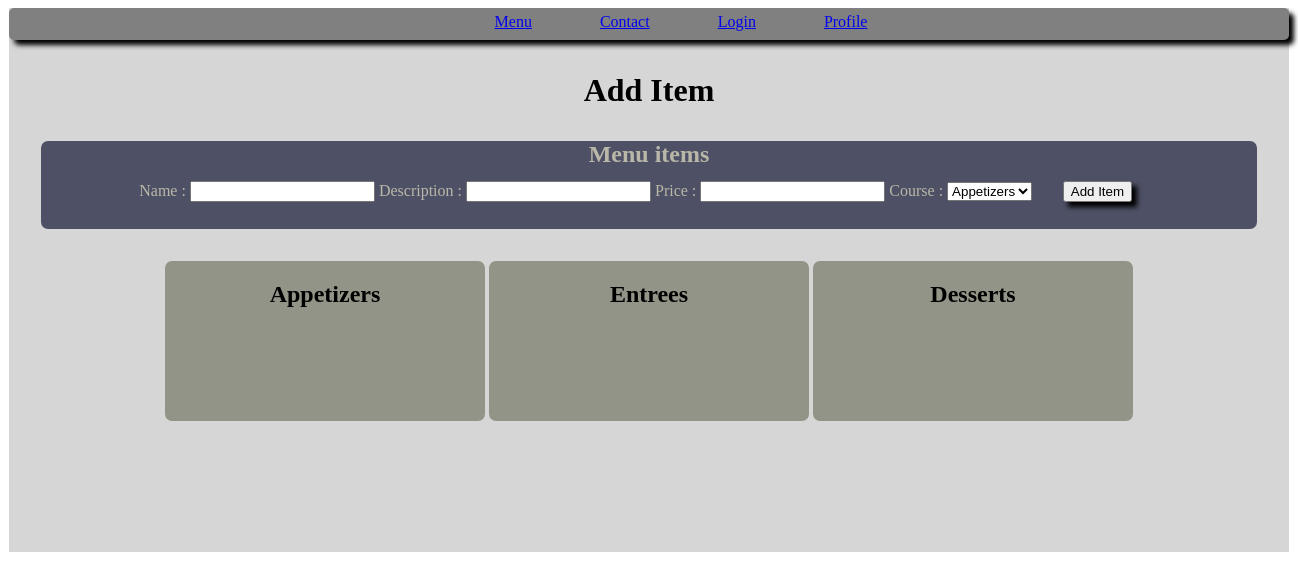
Page /add_food on the earlier database version.
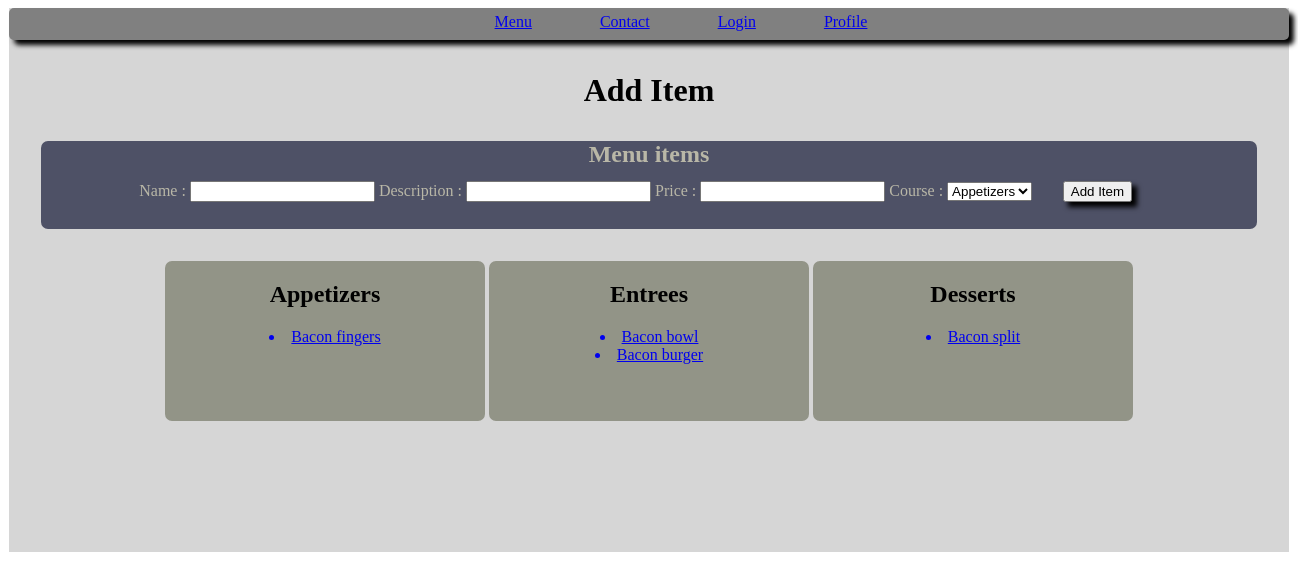
Same page on the later database version.
### group_app/models.py (models this page shows)
class Item(models.Model):
    course = models.CharField(max_length=45)
    name = models.CharField(max_length=50)
    desc = models.TextField(max_length=100)
    price = models.FloatField()
    made_by = models.ManyToManyField(User, related_name="made_items")
    created_at = models.DateTimeField(auto_now_add=True)
    updated_at = models.DateTimeField(auto_now=True)
    objects = ItemManager()

### group_app/views.py (the view)
# urls.py: path('add_food',views.add_food),
def add_food(request):
    items=Item.objects.all()
    context={
        "items":items,
    }
    return render(request,'add_food.html',context)

### group_app/templates/add_food.html (shortened to what this page needs)
<!DOCTYPE html>
<html lang="en">
<head>
    {%load static%}
    <link rel="stylesheet" href="{% static 'css/profile.css'%}?{% now 'U' %}">
</head>
<body>
    <div class= container>
        <div class='header-bar'>
            <div class='bar-item'> <a href="menu">Menu</a></div>
            <div class='bar-item'> <a href="contact">Contact</a></div>
            <div class='bar-item'> <a href="login">Login</a></div>
            <div class='bar-item'> <a href="profile">Profile</a></div>
        </div>
        <h1>Add Item </h1>
        <div class=food-form>
        <form action="handle_add_food" class = 'add-form' method='post'>
            <h2 class='add-header' >Menu items </h2>
            <label for="name">Name :</label>
            <input type="text" name="name" id="name">
            <label for="desc">Description :</label>
            <input type="text" name="desc" id="desc">
            <label for="price">Price :</label>
            <input type="number" name="price" id="price">
            <label for="course">Course :</label>
            <select name="course" id="course">
                <option value="Appetizers">Appetizers</option>
            </select>
            <button type="submit">Add Item </button>
        </form>
    </div>
    <div class=food-box>
        <div class='food'>
            <h2>Appetizers</h2>
            {%for item in items%}
            {%if item.course == 'Appetizers' %}
            <a href='edit_item/{{item.id}}'><li>{{item.name}}</li></a>
            {%endif%}
            {%endfor%}
        </div>
        <div class='food'>
            <h2>Entrees</h2>
            {%for item in items%}
            {%if item.course == 'Entrees' %}
            <a href='edit_item/{{item.id}}'><li>{{item.name}}</li></a>
            {%endif%}
            {%endfor%}
        </div>
        <div class='food'>
            <h2>Desserts</h2>
            {%for item in items%}
            {%if item.course == 'Desserts' %}
            <a href='edit_item/{{item.id}}'><li>{{item.name}}</li></a>
            {%endif%}
            {%endfor%}
        </div>
    </div>
</div>
</body>
</html>

### group_app/static/css/profile.css (style rules this page uses)
.header-bar { text-align: center; margin: auto; width: 80em; height: 2em; background-color: gray; box-shadow: 5px 5px 5px; border-radius: 5px; }
.bar-item a { background-color: gray; }
.bar-item { text-align: center; margin-top:.33em; margin-left: 4em; display: inline-block; }
.container { display: contain; background-color: rgb(214, 214, 214); margin: auto; height: 34em; width: 80em; }
h1 { margin: auto; margin: 1em; text-align: center; }
button { box-shadow: 5px 5px 5px; margin: 1em 2em 2em 2em; }
.add-header { text-align: center; margin: auto; }
.add-form { border-radius: 7px 7px 7px 7px; color: #B9B7A7; margin: 2em; background-color: #4E5166; display: block; text-align: center; }
.food { border-radius: 7px 7px 7px 7px; margin: auto; text-align: center; display: inline-block; height: 10em; width: 20em; overflow: scroll; background-color: #929487; }
.food-box { text-align: center; }

Differences in the rows shown:
added Item: name "Bacon fingers", shown under "Appetizers"
added Item: name "Bacon bowl", shown under "Entrees"
added Item: name "Bacon burger", shown under "Entrees"
added Item: name "Bacon split", shown under "Desserts"
